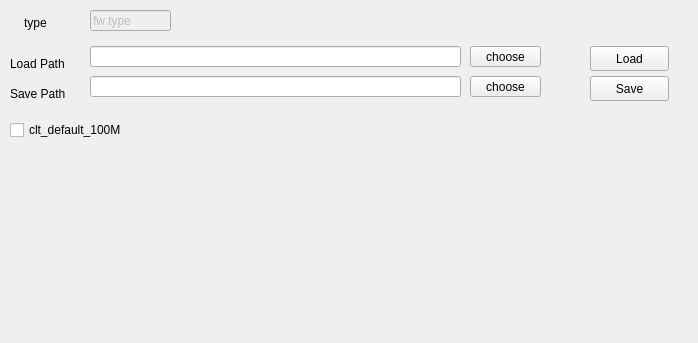
<?xml version="1.0" encoding="UTF-8"?>
<ui version="4.0">
 <class>EocFirmware</class>
 <widget class="QWidget" name="EocFirmware">
  <property name="geometry">
   <rect>
    <x>0</x>
    <y>0</y>
    <width>698</width>
    <height>343</height>
   </rect>
  </property>
  <property name="windowTitle">
   <string>Form</string>
  </property>
  <widget class="QLabel" name="labelLoad">
   <property name="geometry">
    <rect>
     <x>10</x>
     <y>56</y>
     <width>58</width>
     <height>15</height>
    </rect>
   </property>
   <property name="text">
    <string>Load Path</string>
   </property>
  </widget>
  <widget class="QCheckBox" name="eocfwCfgClt100MEn">
   <property name="geometry">
    <rect>
     <x>10</x>
     <y>120</y>
     <width>131</width>
     <height>20</height>
    </rect>
   </property>
   <property name="text">
    <string>clt_default_100M</string>
   </property>
  </widget>
  <widget class="QLabel" name="labelSave">
   <property name="geometry">
    <rect>
     <x>10</x>
     <y>86</y>
     <width>58</width>
     <height>15</height>
    </rect>
   </property>
   <property name="text">
    <string>Save Path</string>
   </property>
  </widget>
  <widget class="QPushButton" name="eocfwSave">
   <property name="geometry">
    <rect>
     <x>590</x>
     <y>76</y>
     <width>79</width>
     <height>25</height>
    </rect>
   </property>
   <property name="text">
    <string>Save</string>
   </property>
  </widget>
  <widget class="QPushButton" name="eocfwLoadChoose">
   <property name="geometry">
    <rect>
     <x>470</x>
     <y>46</y>
     <width>71</width>
     <height>21</height>
    </rect>
   </property>
   <property name="text">
    <string>choose</string>
   </property>
  </widget>
  <widget class="QLineEdit" name="eocfwLoadPath">
   <property name="geometry">
    <rect>
     <x>90</x>
     <y>46</y>
     <width>371</width>
     <height>21</height>
    </rect>
   </property>
  </widget>
  <widget class="QLineEdit" name="eocfwSavePath">
   <property name="geometry">
    <rect>
     <x>90</x>
     <y>76</y>
     <width>371</width>
     <height>21</height>
    </rect>
   </property>
   <property name="text">
    <string/>
   </property>
  </widget>
  <widget class="QPushButton" name="eocfwSaveChoose">
   <property name="geometry">
    <rect>
     <x>470</x>
     <y>76</y>
     <width>71</width>
     <height>21</height>
    </rect>
   </property>
   <property name="text">
    <string>choose</string>
   </property>
  </widget>
  <widget class="QPushButton" name="eocfwLoad">
   <property name="geometry">
    <rect>
     <x>590</x>
     <y>46</y>
     <width>79</width>
     <height>25</height>
    </rect>
   </property>
   <property name="text">
    <string>Load</string>
   </property>
  </widget>
  <widget class="QWidget" name="eocfwFreq" native="true">
   <property name="geometry">
    <rect>
     <x>10</x>
     <y>150</y>
     <width>681</width>
     <height>81</height>
    </rect>
   </property>
  </widget>
  <widget class="QLineEdit" name="eocfwType">
   <property name="enabled">
    <bool>false</bool>
   </property>
   <property name="geometry">
    <rect>
     <x>90</x>
     <y>10</y>
     <width>81</width>
     <height>21</height>
    </rect>
   </property>
   <property name="text">
    <string>fw type</string>
   </property>
  </widget>
  <widget class="QLabel" name="labelLoad_2">
   <property name="geometry">
    <rect>
     <x>24</x>
     <y>15</y>
     <width>31</width>
     <height>16</height>
    </rect>
   </property>
   <property name="text">
    <string>type</string>
   </property>
  </widget>
 </widget>
 <resources/>
 <connections/>
</ui>
